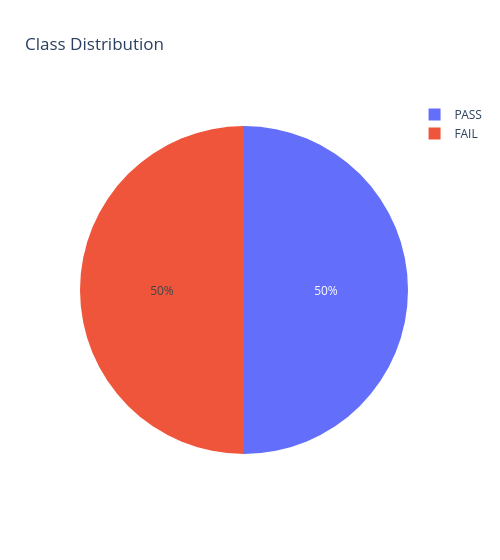

The code cell stored with this chart in its notebook:
### Code cell
fig = px.pie(
    y_train_os.value_counts(),
    values='count',
    names= ['PASS', 'FAIL'],
    title = "Class Distribution",
    width = 500
)

fig.show()

### Figure 1 — Plotly figure (JSON) as saved in the notebook; plotly's stock layout.template omitted (floating-point values rounded to 4 significant figures)
{"data": [{"domain": {"x": [0, 1], "y": [0, 1]}, "hovertemplate": "label=%{label}<br>count=%{value}<extra></extra>", "labels": ["PASS", "FAIL"], "legendgroup": "", "name": "", "showlegend": true, "type": "pie", "values": [1024, 1024]}], "layout": {"legend": {"tracegroupgap": 0}, "title": {"text": "Class Distribution"}, "width": 500}}
